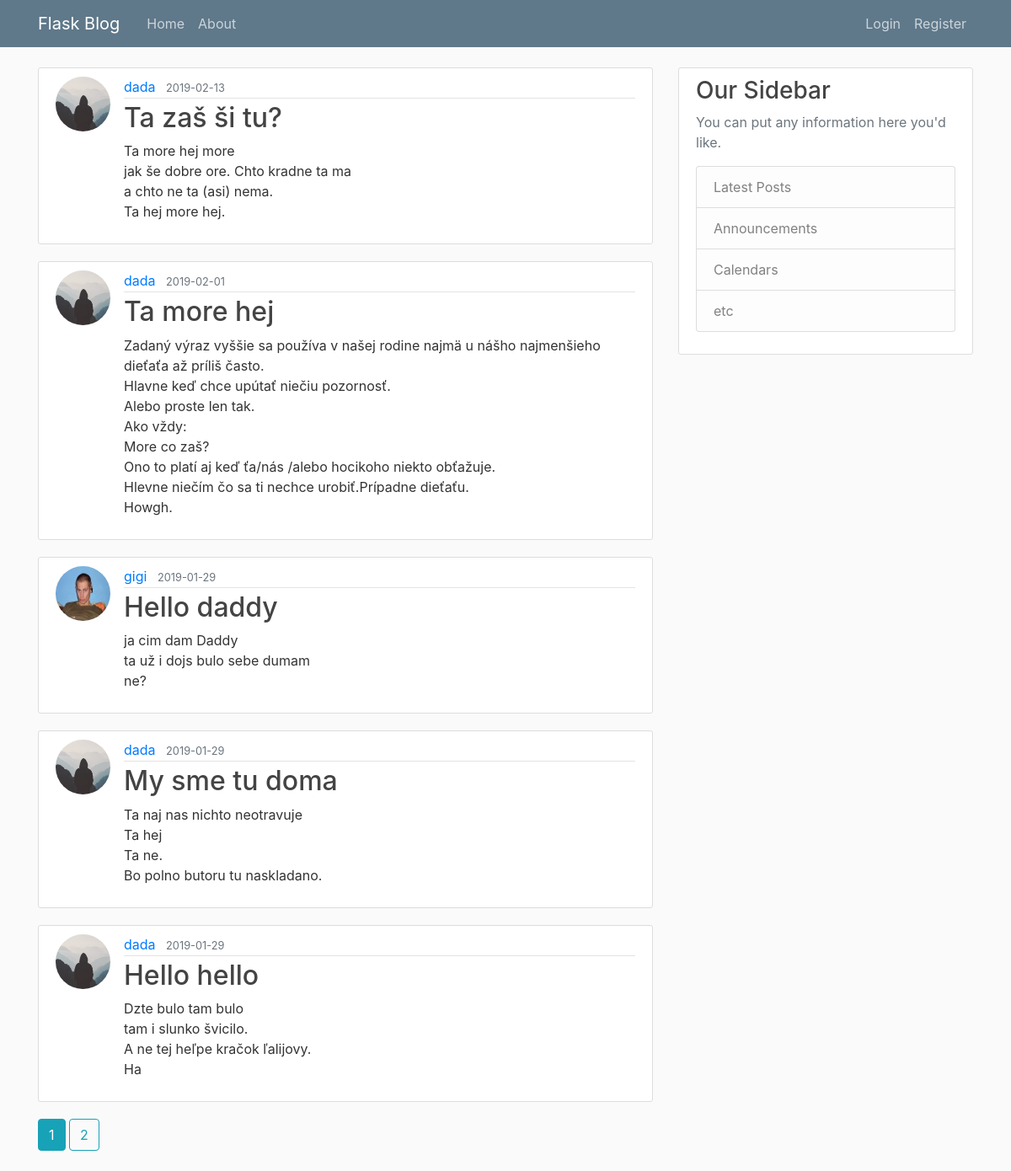
The page /home on the database its author committed.
### flaskblog/models.py (models this page shows, shortened)
class Post(db.Model):
    id = db.Column(db.Integer, primary_key=True)
    title = db.Column(db.String(100), nullable=False)
    date_posted = db.Column(db.DateTime, nullable=False, default=datetime.utcnow)
    content = db.Column(db.Text, nullable=False)
    user_id = db.Column(db.Integer, db.ForeignKey('user.id'), nullable=False)

class User(db.Model, UserMixin):
    id = db.Column(db.Integer, primary_key=True)
    username = db.Column(db.String(20), unique=True, nullable=False)
    email = db.Column(db.String(120), unique=True, nullable=False)
    image_file = db.Column(db.String(20), nullable=False, default='default.jpg')
    password = db.Column(db.String(60), nullable=False)
    posts = db.relationship('Post', backref='author', lazy=True)

### flaskblog/main/routes.py (the view)
@main.route("/")
@main.route("/home")
def home():
    page = request.args.get('page', 1, type=int)
    posts = Post.query.order_by(Post.date_posted.desc()).paginate(page=page, per_page=5)
    return render_template('home.html', posts=posts)

### flaskblog/templates/home.html
{% extends "layout.html" %}
{% block content %}
    {% for post in posts.items %}
        <article class="media content-section">
          <img class="rounded-circle article-img" src="{{ url_for('static', filename='profile_pics/' + post.author.image_file) }}">
          <div class="media-body">
            <div class="article-metadata">
              <a class="mr-2" href="{{ url_for('users.user_posts', username=post.author.username) }}">{{ post.author.username }}</a>
              <small class="text-muted">{{ post.date_posted.strftime('%Y-%m-%d') }}</small>
            </div>
            <h2><a class="article-title" href="{{ url_for('posts.post', post_id=post.id) }}">{{ post.title }}</a></h2>
            <p class="article-content">{{ post.content }}</p>
          </div>
        </article>
    {% endfor %}
    {% for page_num in posts.iter_pages(left_edge=1, right_edge=1, left_current=1, right_current=2) %}
      {% if page_num %}
        {% if posts.page == page_num %}
          <a class="btn btn-info mb-4" href="{{ url_for('main.home', page=page_num) }}">{{ page_num }}</a>
        {% else %}
          <a class="btn btn-outline-info mb-4" href="{{ url_for('main.home', page=page_num) }}">{{ page_num }}</a>
        {% endif %}
      {% else %}
        ...
      {% endif %}
    {% endfor %}
{% endblock content %}

### flaskblog/templates/layout.html (shortened to what this page needs)
<!DOCTYPE html>
<html>
<head>
    <link rel="stylesheet" href="https://maxcdn.bootstrapcdn.com/bootstrap/4.0.0/css/bootstrap.min.css">
    <link rel="stylesheet" type="text/css" href="{{ url_for('static', filename='main.css') }}">
</head>
<body>
    <header class="site-header">
      <nav class="navbar navbar-expand-md navbar-dark bg-steel fixed-top">
        <div class="container">
          <a class="navbar-brand mr-4" href="/">Flask Blog</a>
          <div class="collapse navbar-collapse" id="navbarToggle">
            <div class="navbar-nav mr-auto">
              <a class="nav-item nav-link" href="{{ url_for('main.home') }}">Home</a>
              <a class="nav-item nav-link" href="{{ url_for('main.about') }}">About</a>
            </div>
            <div class="navbar-nav">
              {% if current_user.is_authenticated %}
                <a class="nav-item nav-link" href="{{ url_for('posts.new_post') }}">New Post</a>
                <a class="nav-item nav-link" href="{{ url_for('users.account') }}">Account</a>
                <a class="nav-item nav-link" href="{{ url_for('users.logout') }}">Logout</a>
              {% else %}
                <a class="nav-item nav-link" href="{{ url_for('users.login') }}">Login</a>
                <a class="nav-item nav-link" href="{{ url_for('users.register') }}">Register</a>
              {% endif %}
            </div>
          </div>
        </div>
      </nav>
    </header>
    <main role="main" class="container">
      <div class="row">
        <div class="col-md-8">
          {% block content %}{% endblock %}
        </div>
        <div class="col-md-4">
          <div class="content-section">
            <h3>Our Sidebar</h3>
            <p class='text-muted'>You can put any information here you'd like.
              <ul class="list-group">
                <li class="list-group-item list-group-item-light">Latest Posts</li>
                <li class="list-group-item list-group-item-light">Announcements</li>
                <li class="list-group-item list-group-item-light">Calendars</li>
                <li class="list-group-item list-group-item-light">etc</li>
              </ul>
            </p>
          </div>
        </div>
      </div>
    </main>
</body>
</html>

### flaskblog/static/main.css (style rules this page uses)
body { background: #fafafa; color: #333333; margin-top: 5rem; }
h1, h2, h3, h4, h5, h6 { color: #444444; }
.bg-steel { background-color: #5f788a; }
.site-header .navbar-nav .nav-link { color: #cbd5db; }
.content-section { background: #ffffff; padding: 10px 20px; border: 1px solid #dddddd; border-radius: 3px; margin-bottom: 20px; }
.article-title { color: #444444; }
.article-content { white-space: pre-line; }
.article-img { height: 65px; width: 65px; margin-right: 16px; }
.article-metadata { padding-bottom: 1px; margin-bottom: 4px; border-bottom: 1px solid #e3e3e3 }

### rows shown on the page
Post: image_file (placeholder picture), author.username "dada", date_posted "2019-02-13", title "Ta zaš ši tu?", content "Ta more hej more jak še dobre ore. Chto kradne ta ma a chto ne ta (asi) nema. Ta hej more hej."
Post: image_file (placeholder picture), author.username "dada", date_posted "2019-02-01", title "Ta more hej", content "Zadaný výraz vyššie sa používa v našej rodine najmä u nášho najmenšieho dieťaťa až príliš často. Hlavne keď chce upútať niečiu pozornosť. Alebo proste len tak. Ako vždy: More co zaš? Ono to platí aj keď ťa/nás /alebo hocikoho niekto obťažuje. Hlevne niečím čo sa ti nechce urobiť.Prípadne dieťaťu. Howgh."
Post: image_file (picture), author.username "gigi", date_posted "2019-01-29", title "Hello daddy", content "ja cim dam Daddy ta už i dojs bulo sebe dumam ne?"
Post: image_file (placeholder picture), author.username "dada", date_posted "2019-01-29", title "My sme tu doma", content "Ta naj nas nichto neotravuje Ta hej Ta ne. Bo polno butoru tu naskladano."
Post: image_file (placeholder picture), author.username "dada", date_posted "2019-01-29", title "Hello hello", content "Dzte bulo tam bulo tam i slunko švicilo. A ne tej heľpe kračok ľalijovy. Ha"

### other values the page prints
{{ page_num }} "1"
{{ page_num }} "2"
